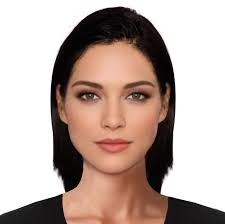
#> input picture face1.jpg, 225 x 224 px
$ python contours.py
#> lines starting #> are read from the running program, lines starting #| are printed output that depends on the picture; after the words box and inside, x2 and y2 are one past the last pixel; in counts of white or black regions, pixels touching at a corner belong together
import cv2
import numpy as np

image=cv2.imread('face1.jpg')
#> image is the input picture: shape (224, 225, 3); mean B, G, R 160.9, 168.7, 187
cv2.imshow('input image',image)
cv2.waitKey(0)

gray=cv2.cvtColor(image,cv2.COLOR_BGR2GRAY)
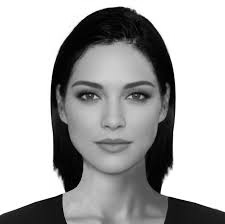
#> gray: shape (224, 225); min 0, max 255, mean 173.3

edged=cv2.Canny(gray,30,200)
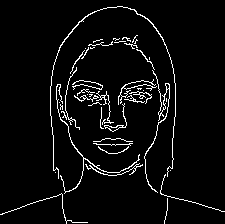
#> edged: shape (224, 225); 4.7% white in thin lines or dots
cv2.imshow('Canny edges',edged)
cv2.waitKey(0)

contours,hierarchy=cv2.findContours(edged,cv2.RETR_TREE,cv2.CHAIN_APPROX_NONE)
#> contours = 53 contours, 46 with area under 20; largest, box (x1, y1, x2, y2) and area: (50, 6, 176, 179) 62, (104, 103, 127, 132) 56, (56, 84, 140, 194) 56, (144, 70, 170, 193) 52, (104, 125, 123, 132) 45, (74, 95, 99, 102) 24, (85, 163, 143, 176) 22
cv2.imshow('Canny edges after contouring', edged)
cv2.waitKey(0)

print('number of cpntours found'+str(len(contours)))
#| number of cpntours found53

cv2.drawContours(image,contours,-1,(0,255,0),3)
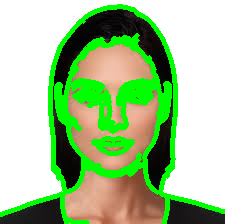
#> image: shape (224, 225, 3); 18.69% of pixels changed, all inside (x1, y1, x2, y2) = (0, 4, 225, 224)

cv2.imshow('Contours',image)
cv2.waitKey(0)
cv2.destroyAllWindows()

$ run again, with digits.jpg copied over face1.jpg
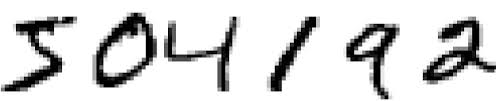
#> input picture digits.jpg, 496 x 101 px
#> image is the input picture: shape (101, 496, 3); min 0, max 255, mean 213.5
#> `edged=cv2.Canny(gray,30,200)`:
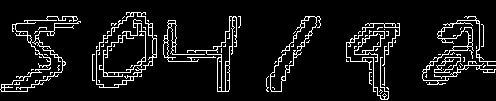
#> edged: shape (101, 496); 8.3% white in thin lines or dots, all inside (x1, y1, x2, y2) = (0, 12, 496, 100)
#> contours = 149 contours, 121 with area under 20; largest, box (x1, y1, x2, y2) and area: (96, 12, 157, 88) 3130, (96, 12, 154, 88) 2914, (99, 19, 146, 77) 1420, (103, 23, 146, 74) 1316, (187, 16, 237, 92) 755
#| number of cpntours found149
#> `cv2.drawContours(image,contours,-1,(0,255,0),3)`:
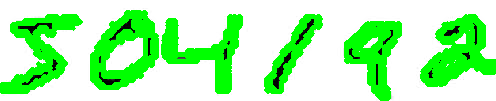
#> image: shape (101, 496, 3); mean B, G, R 172.4, 249, 172.4
